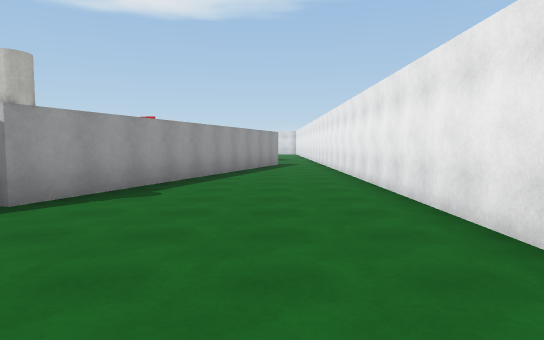
[1] (above)

24 first-person views from a walk through a 3-D level made in the Unity game engine. The camera is 1.5 m above the floor, tilts 4° down and sees 75° across. The floor is counted in squares, 2 m on a side. Each view is taken from the middle of a square. On the plan, view 1 faces up. The plan holds only what a view shows up to about 11 squares ahead; the rest is blank. The place goes on beyond the plan. Surface patterns are stand-ins for the level's own textures.

[2]
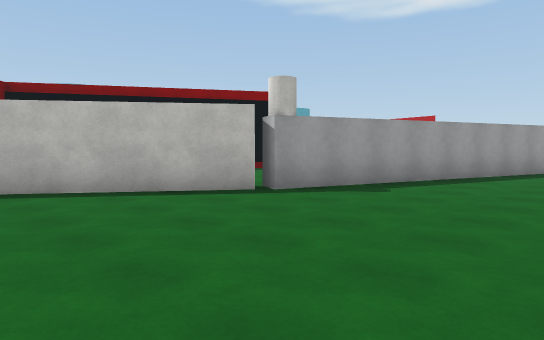

[3]
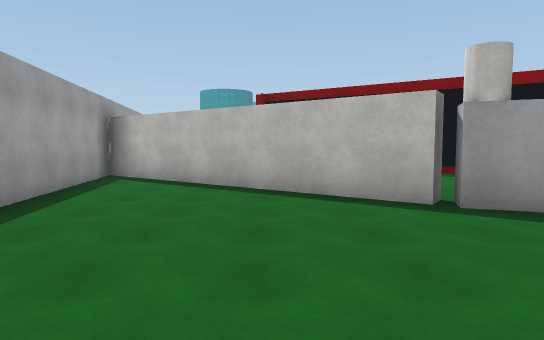

[4]
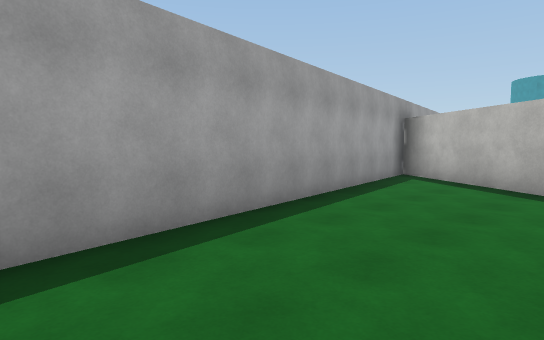

[5]
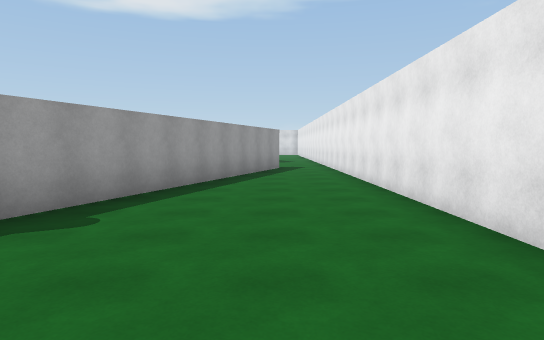

[6]
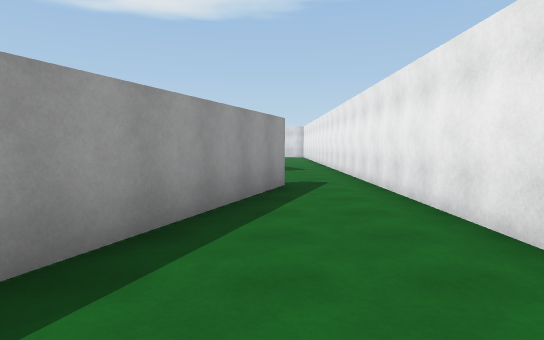

[7]
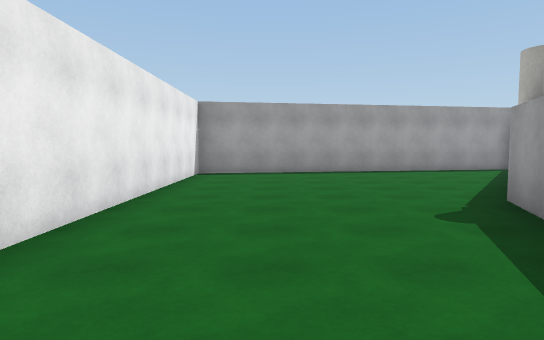

[8]
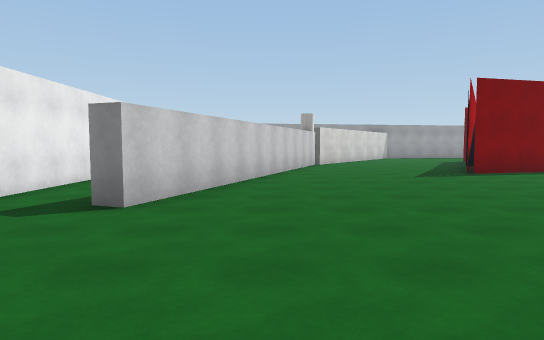

[9]
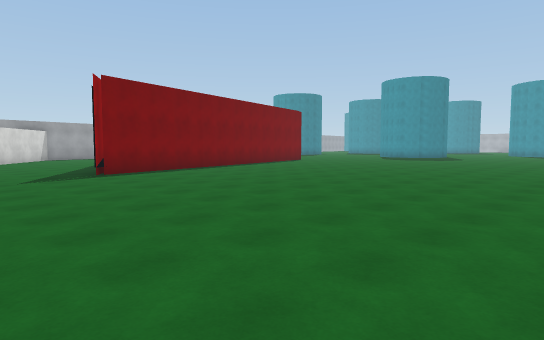

[10]
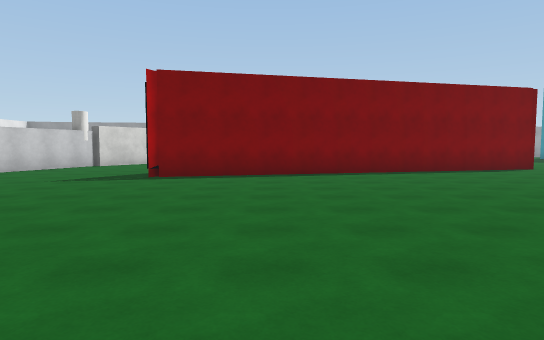

[11]
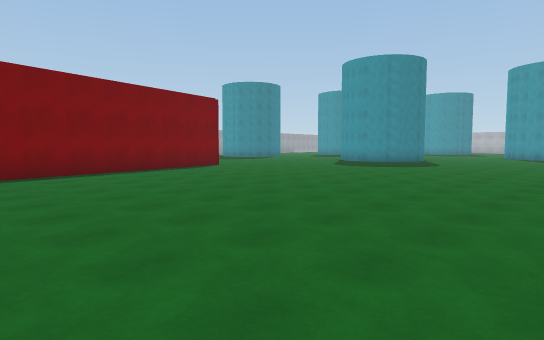

[12]
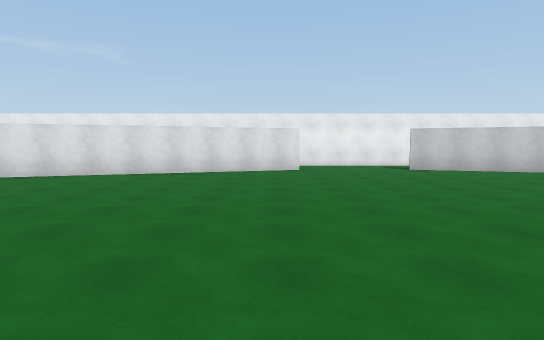

[13]
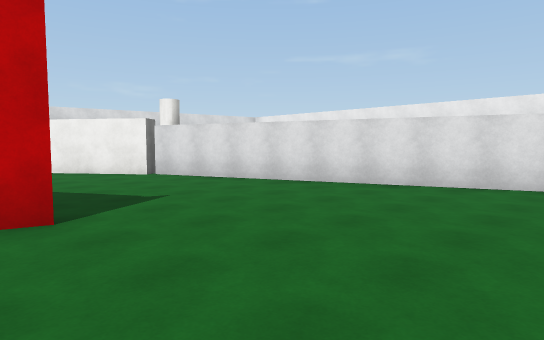

[14]
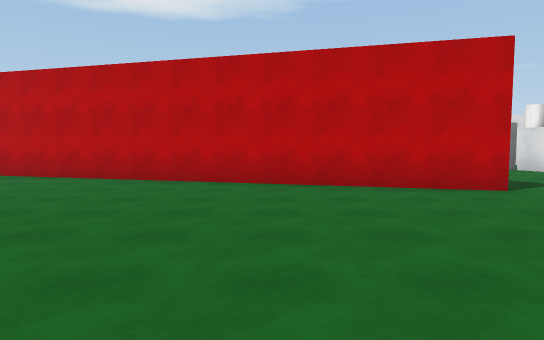

[15]
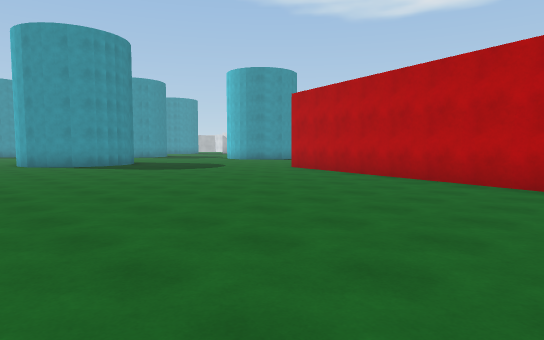

[16]
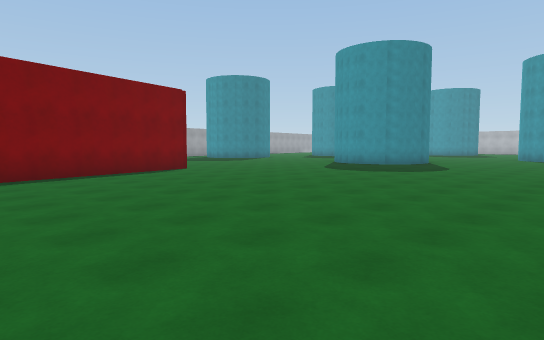

[17]
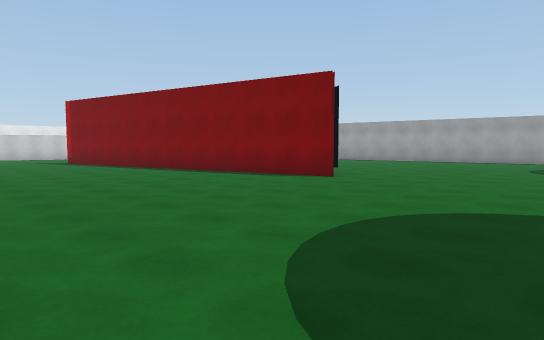

[18]
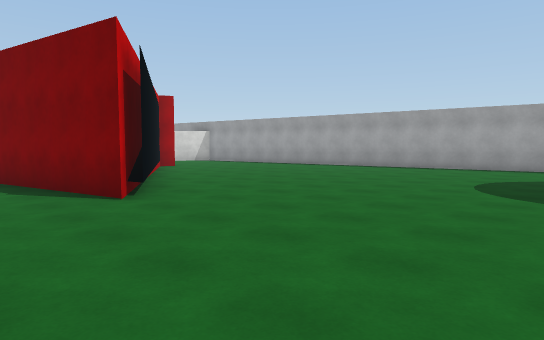

[19]
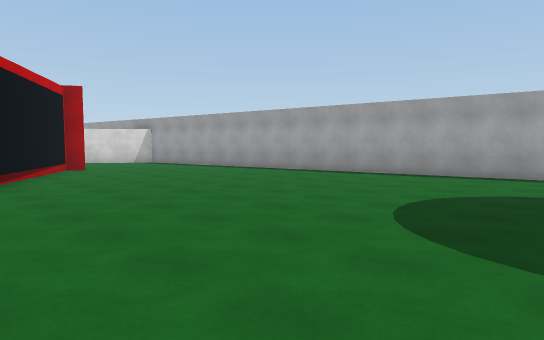

[20]
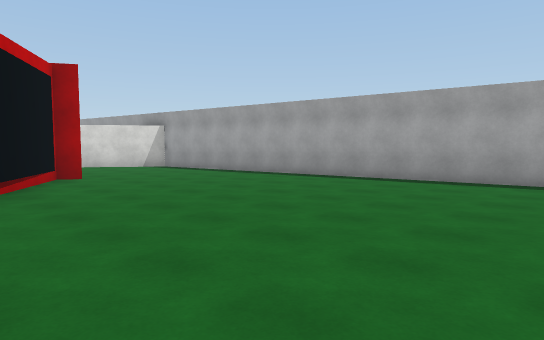

[21]
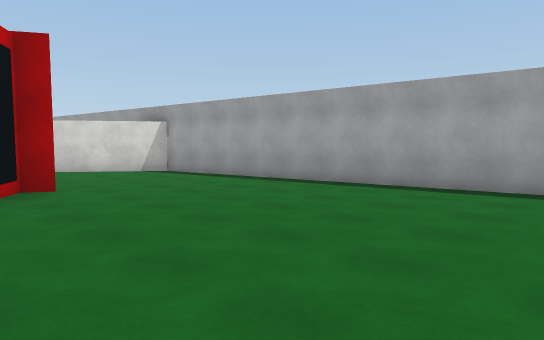

[22]
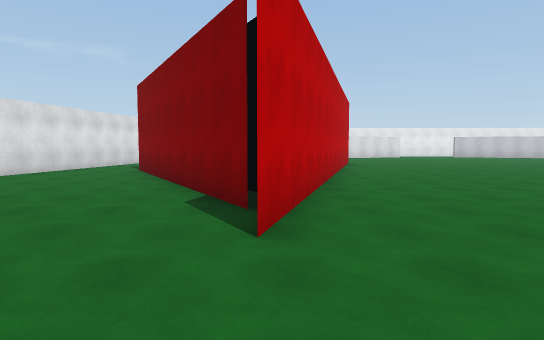

[23]
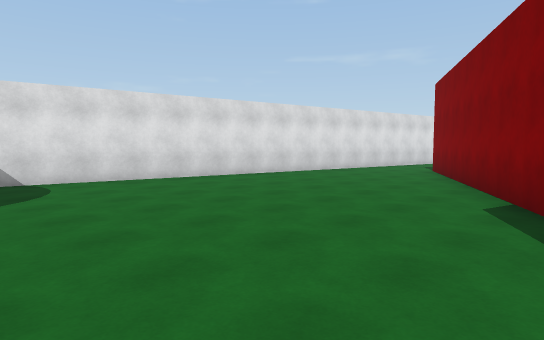

[24]
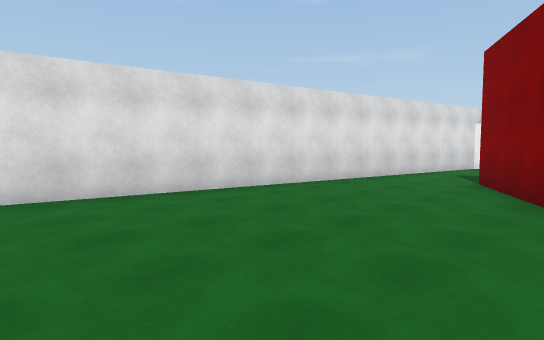

### Floor plan
Points are (right, up) in squares from view 1. A wall is a line through its corners. A room is listed if a view was taken in it or the views show most of it. See-through windows are left out.
Room 1 (views 1, 2, 3, 4, 5, 6, 7)
walls: (-3.9, 4.4) (-3.4, 4) (-7.9, -2.1) (2, -0.4) (2, 11.5); (-0.4, 12) (-2.8, 5.3)
ways out: opening at (1, 11) to room 2
objects: cylinder (-3, 4) to (-3, 5)
Room 2 (views 8, 9, 10, 11, 12, 13, 14, 15, 16, 17, 18, 19, 20, 21, 22, 23, 24)
walls: (-8, 7.2) (-7, 8.8); (-18.1, 6) (-7.3, 8.7); (-7, 21.8) (-19.2, 25.1); (-18, 25.2) (-11.4, 29); (-11.6, 1.3) (-11.2, 1.9) (-18.3, 5.8); (-3.1, 5.9) (-0.2, 13.8) (0.2, 13.6) (-0.4, 12); (-0.3, 17.2) (-3.3, 25.5); (2, 11.5) (2, 18); (-3.8, 26.7) (-5.5, 29); (-6.8, 30.5) (-21, 32.9); (-21.8, -4.4) (-8.6, -2.2) (-6.7, 0.4)
ways out: opening at (1, 11) to room 1; opening at (-4, 26); opening at (1, 18)

Where each view was taken, in squares from view 1:
view 1: 0 up, 0 right, facing up
view 2: 0 up, 1 right, facing up-left
view 3: 2 up, 1 right, facing left
view 4: 2 up, 1 right, facing down-left
view 5: 2 up, 0 right, facing up
view 6: 7 up, 0 right, facing up
view 7: 9 up, 0 right, facing down
view 8: 18 up, 2 left, facing down
view 9: 18 up, 4 left, facing down-left
view 10: 17 up, 10 left, facing down
view 11: 17 up, 10 left, facing down-left
view 12: 18 up, 11 left, facing right
view 13: 18 up, 8 left, facing up-right
view 14: 16 up, 11 left, facing up
view 15: 16 up, 11 left, facing up-left
view 16: 16 up, 12 left, facing down-left
view 17: 13 up, 23 left, facing down-right
view 18: 8 up, 23 left, facing down-right
view 19: 5 up, 23 left, facing down-right
view 20: 4 up, 20 left, facing down-right
view 21: 3 up, 18 left, facing down-right
view 22: 25 up, 22 left, facing right
view 23: 25 up, 22 left, facing up-right
view 24: 27 up, 19 left, facing up-right
